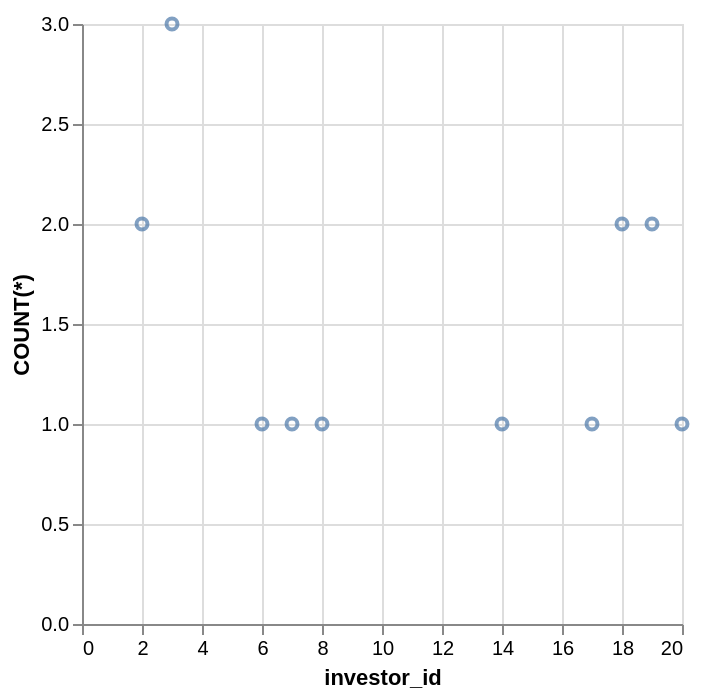

Write the Vega-Lite specification saved for this chart.
### Vega-Lite specification from a JSON file in a GitHub repository (floating-point values rounded to 4 significant figures)
{"data": {"values": [{"x_data": 2, "y_data": 2}, {"x_data": 3, "y_data": 3}, {"x_data": 6, "y_data": 1}, {"x_data": 7, "y_data": 1}, {"x_data": 8, "y_data": 1}, {"x_data": 14, "y_data": 1}, {"x_data": 17, "y_data": 1}, {"x_data": 18, "y_data": 2}, {"x_data": 19, "y_data": 2}, {"x_data": 20, "y_data": 1}]}, "mark": "point", "encoding": {"x": {"field": "x_data", "type": "quantitative", "title": "investor_id"}, "y": {"field": "y_data", "type": "quantitative", "title": "COUNT(*)"}}}
